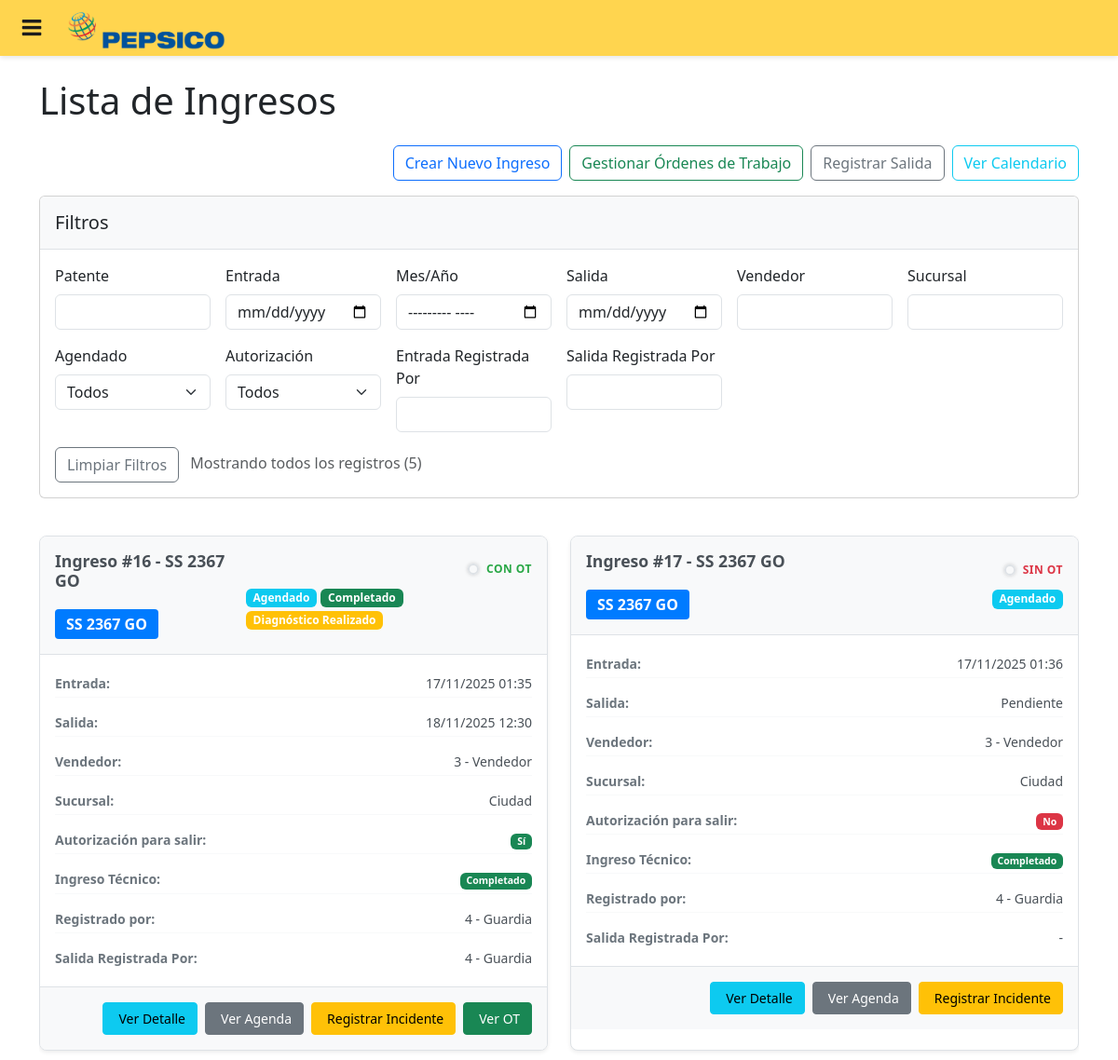
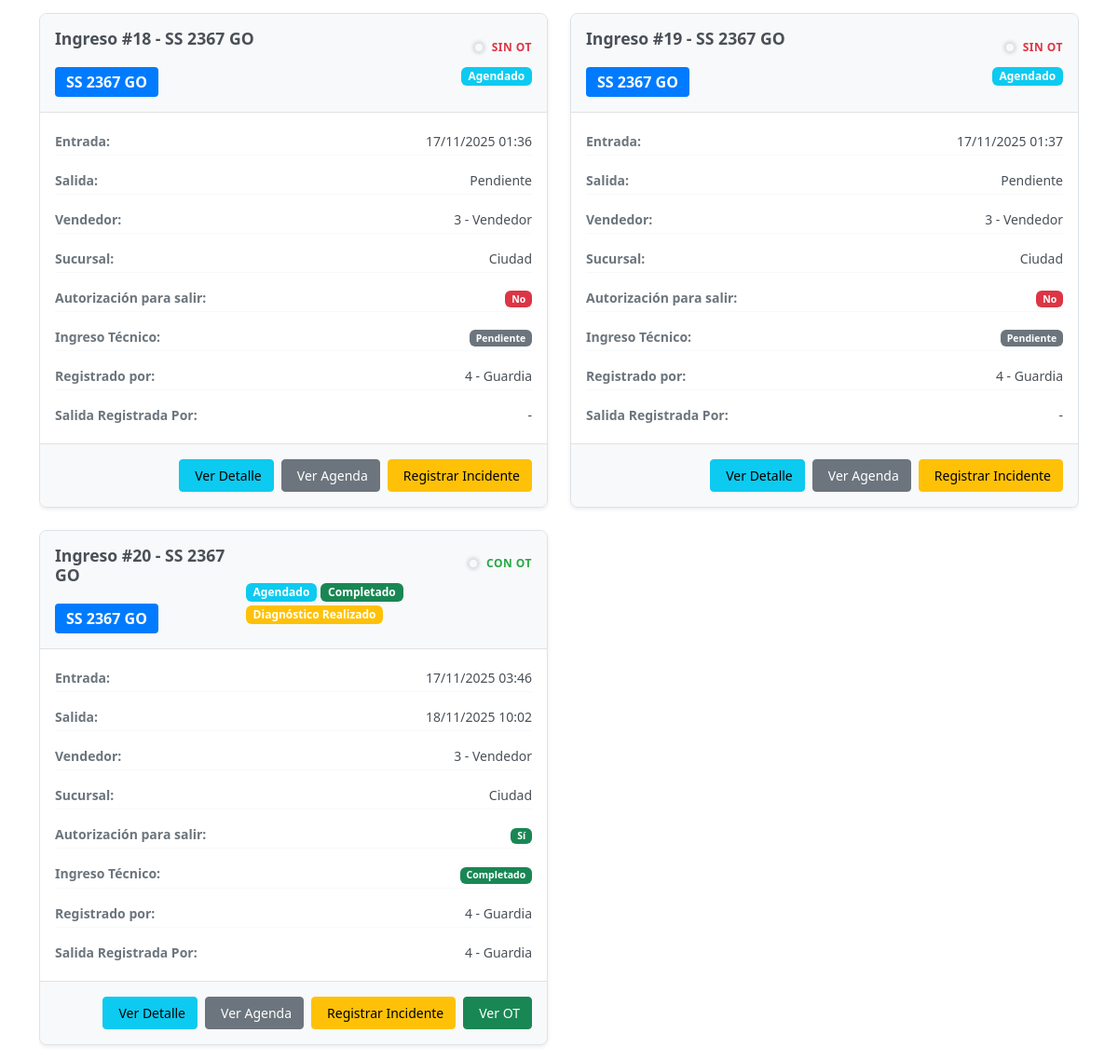
The page /ingresos/ on the database its author committed (2 pictures, top to bottom).
### documents/models.py (models this page shows, shortened)
class Ingreso(models.Model):
    id_ingreso = models.AutoField(primary_key=True)
    patent = models.ForeignKey(
        Vehicle, on_delete=models.CASCADE, db_column='patent')
    entry_datetime = models.DateTimeField()
    exit_datetime = models.DateTimeField(null=True, blank=True)
    chofer = models.ForeignKey(
        FlotaUser, on_delete=models.CASCADE, db_column='chofer_id')
    observations = models.TextField(null=True, blank=True)
    authorization = models.BooleanField()
    entry_registered_by = models.ForeignKey(
        FlotaUser, on_delete=models.SET_NULL, db_column='entry_registered_by_id', null=True, blank=True, related_name='entry_registered_ingresos')
    exit_registered_by = models.ForeignKey(
        FlotaUser, on_delete=models.SET_NULL, db_column='exit_registered_by_id', null=True, blank=True, related_name='exit_registered_ingresos')
    schedule = models.ForeignKey(
        MaintenanceSchedule, on_delete=models.SET_NULL, null=True, blank=True, related_name='ingresos')
    es_ingreso_tecnico = models.BooleanField(default=False, verbose_name='Es ingreso técnico')
    class Meta:
        db_table = 'Ingresos'

class Vehicle(models.Model):
    patent = models.CharField(max_length=10, primary_key=True)
    equipment = models.ForeignKey(
        SAPEquipment, on_delete=models.CASCADE, db_column='equipment_id')
    ceco = models.ForeignKey(
        CECO, on_delete=models.CASCADE, db_column='ceco_id')
    brand = models.CharField(max_length=50)
    model = models.CharField(max_length=50)
    year = models.IntegerField()
    age = models.IntegerField()
    useful_life = models.IntegerField()
    mileage = models.IntegerField(null=True, blank=True)
    site = models.ForeignKey(
        Site, on_delete=models.CASCADE, db_column='site_id')
    operational = models.BooleanField()
    backup = models.BooleanField()
    out_of_service = models.BooleanField()
    type = models.ForeignKey(
        VehicleType, on_delete=models.CASCADE, db_column='type_id')
    plan = models.BooleanField()
    sinister = models.BooleanField()
    observations = models.TextField()
    compliance = models.CharField(max_length=50)
    tct = models.CharField(max_length=50, null=True, blank=True)
    geotab_confirm = models.BooleanField()
    auction = models.BooleanField()
    status = models.ForeignKey(
        VehicleStatus, on_delete=models.SET_NULL, db_column='status_id', null=True, blank=True)
    def __str__(self):
        return self.patent
    class Meta:
        db_table = 'Vehicles'

class FlotaUser(models.Model):
    id_user = models.AutoField(primary_key=True)
    user = models.OneToOneField(User, on_delete=models.CASCADE, related_name='flotauser')
    name = models.CharField(max_length=100)
    role = models.ForeignKey(
        Role, on_delete=models.CASCADE, db_column='role_id')
    patent = models.ForeignKey(
        Vehicle, on_delete=models.CASCADE, db_column='patent')
    status = models.ForeignKey(
        UserStatus, on_delete=models.CASCADE, db_column='status_id')
    observations = models.TextField()
    gpid = models.CharField(max_length=20)
    def __str__(self):
        return f"{self.id_user} - {self.name}"
    class Meta:
        db_table = 'FlotaUsers'

class Site(models.Model):
    id_site = models.AutoField(primary_key=True)
    name = models.CharField(max_length=100)
    patent_count = models.IntegerField()
    class Meta:
        db_table = 'Sites'

### agenda/views.py (the view)
# urls.py: path('ingresos/', views.ingresos_list, name='ingresos_list'),
def ingresos_list(request):
    ingresos = Ingreso.objects.select_related(
        'patent', 'patent__site', 'entry_registered_by', 'exit_registered_by', 'schedule'
    ).prefetch_related('work_orders', 'diagnostics').all()
    return render(request, 'agenda/ingresos_list.html', {'ingresos': ingresos})

### agenda/templates/agenda/ingresos_list.html (shortened to what this page needs)
{% extends 'base.html' %}
{% load static %}
{% block static %}
<link rel="stylesheet" href="{% static 'agenda/css/ingresos_list.css' %}">
{% endblock %}
{% block content %}
<div class="container mt-4">
  <h1 class="mb-4">Lista de Ingresos</h1>
  <div class="d-flex justify-content-end gap-2 mb-3">
    <a href="{% url 'ingreso_create_select' %}" class="btn btn-outline-primary">Crear Nuevo Ingreso</a>
    <a href="{% url 'orden_trabajo_list' %}" class="btn btn-outline-success">
       Gestionar Órdenes de Trabajo
    </a>
    <a href="{% url 'registrar_salida' %}" class="btn btn-outline-secondary">Registrar Salida</a>
    <a href="{% url 'calendario' %}" class="btn btn-outline-info">Ver Calendario</a>
  </div>
  <div class="card mb-4">
    <div class="card-header">
      <h5 class="mb-0">Filtros</h5>
    </div>
    <div class="card-body">
      <div class="row g-3">
        <div class="col-md-2">
          <label for="filter-patent" class="form-label">Patente</label>
          <input type="text" class="form-control filter-input" id="filter-patent" data-column="1">
        </div>
        <div class="col-md-2">
          <label for="filter-entry" class="form-label">Entrada</label>
          <input type="date" class="form-control" id="filter-entry">
        </div>
        <div class="col-md-2">
          <label for="filter-month-year" class="form-label">Mes/Año</label>
          <input type="month" class="form-control" id="filter-month-year">
        </div>
        <div class="col-md-2">
          <label for="filter-exit" class="form-label">Salida</label>
          <input type="date" class="form-control" id="filter-exit">
        </div>
        <div class="col-md-2">
          <label for="filter-chofer" class="form-label">Vendedor</label>
          <input type="text" class="form-control filter-input" id="filter-chofer" data-column="5">
        </div>
        <div class="col-md-2">
          <label for="filter-sucursal" class="form-label">Sucursal</label>
          <input type="text" class="form-control filter-input" id="filter-sucursal" data-column="6">
        </div>
        <div class="col-md-2">
          <label for="filter-agendado" class="form-label">Agendado</label>
          <select class="form-select filter-input" id="filter-agendado" data-column="7">
            <option value="">Todos</option>
          </select>
        </div>
        <div class="col-md-2">
          <label for="filter-autorizacion" class="form-label">Autorización</label>
          <select class="form-select filter-input" id="filter-autorizacion" data-column="8">
            <option value="">Todos</option>
          </select>
        </div>
        <div class="col-md-2">
          <label for="filter-entry-registered" class="form-label">Entrada Registrada Por</label>
          <input type="text" class="form-control filter-input" id="filter-entry-registered" data-column="9">
        </div>
        <div class="col-md-2">
          <label for="filter-exit-registered" class="form-label">Salida Registrada Por</label>
          <input type="text" class="form-control filter-input" id="filter-exit-registered" data-column="10">
        </div>
        <div class="col-md-12">
          <button type="button" class="btn btn-outline-secondary me-2" id="clear-filters">Limpiar Filtros</button>
          <span class="text-muted" id="results-count"></span>
        </div>
      </div>
    </div>
  </div>
  <div class="table-responsive">
    <div class="ingresos-grid" id="ingresos-container">
      {% for ingreso in ingresos %}
      <div class="ingreso-card" data-ingreso-id="{{ ingreso.id_ingreso }}">
        <div class="card-header">
          <div class="card-title">
            <h5 class="mb-1">Ingreso #{{ ingreso.id_ingreso }} - {{ ingreso.patent }}</h5>
            <span class="patent-badge">{{ ingreso.patent }}</span>
          </div>
          <div class="card-indicators">
            <div class="ot-indicator">
              {% if ingreso.work_orders.exists %}
                <span class="ot-light ot-green"></span>
                <span class="ot-text">Con OT</span>
              {% else %}
                <span class="ot-light ot-red"></span>
                <span class="ot-text">Sin OT</span>
              {% endif %}
            </div>
            <div class="card-status">
              {% if ingreso.schedule %}
                <span class="badge bg-info">Agendado</span>
              {% else %}
                <span class="badge bg-secondary">Directo</span>
              {% endif %}
              {% if ingreso.exit_datetime %}
                <span class="badge bg-success">Completado</span>
              {% endif %}
              {% if ingreso.diagnostics.exists %}
                <span class="badge bg-warning">Diagnóstico Realizado</span>
              {% endif %}
            </div>
          </div>
        </div>
        <div class="card-body">
          <div class="ingreso-info">
            <div class="info-row">
              <span class="info-label">Entrada:</span>
              <span class="info-value">{{ ingreso.entry_datetime|date:"d/m/Y H:i" }}</span>
            </div>
            <div class="info-row">
              <span class="info-label">Salida:</span>
              <span class="info-value">{{ ingreso.exit_datetime|date:"d/m/Y H:i"|default:"Pendiente" }}</span>
            </div>
            <div class="info-row">
              <span class="info-label">Vendedor:</span>
              <span class="info-value">{{ ingreso.chofer|default:"-" }}</span>
            </div>
            <div class="info-row">
              <span class="info-label">Sucursal:</span>
              <span class="info-value">{{ ingreso.patent.site.name }}</span>
            </div>
            <div class="info-row">
              <span class="info-label">Autorización para salir:</span>
              <span class="info-value">
                {% if ingreso.authorization %}
                  <span class="badge bg-success">Sí</span>
                {% else %}
                  <span class="badge bg-danger">No</span>
                {% endif %}
              </span>
            </div>
            <div class="info-row">
              <span class="info-label">Ingreso Técnico:</span>
              <span class="info-value">
                {% if ingreso.es_ingreso_tecnico %}
                  <span class="badge bg-success"> Completado</span>
                {% else %}
                  <span class="badge bg-secondary">Pendiente</span>
                {% endif %}
              </span>
            </div>
            <div class="info-row">
              <span class="info-label">Registrado por:</span>
              <span class="info-value">{{ ingreso.entry_registered_by|default:"-" }}</span>
            </div>
            <div class="info-row">
              <span class="info-label">Salida Registrada Por:</span>
              <span class="info-value">{{ ingreso.exit_registered_by|default:"-" }}</span>
            </div>
          </div>
        </div>
        <div class="card-actions">
          <a href="{% url 'ingreso_detail' ingreso.id_ingreso %}" class="btn btn-sm btn-info">
             Ver Detalle
          </a>
          {% if ingreso.schedule %}
          <a href="{% url 'schedule_detail' ingreso.schedule.id_schedule %}" class="btn btn-sm btn-secondary">
             Ver Agenda
          </a>
          {% endif %}
          <a href="{% url 'incidents:guardia_report_incident' %}?patent={{ ingreso.patent }}&ingreso_id={{ ingreso.id_ingreso }}" class="btn btn-sm btn-warning">
             Registrar Incidente
          </a>
          {% if ingreso.work_orders.exists %}
            <a href="{% url 'orden_trabajo_detail' ingreso.work_orders.first.id_work_order %}" class="btn btn-sm btn-success">
               Ver OT
            </a>
          {% endif %}
        </div>
      </div>
      {% endfor %}
    </div>
  </div>
</div>
{% endblock %}

### documents/static/documents/Css/pag-inicio.css (style rules this page uses)
* { box-sizing: border-box; }
body { margin: 0; background: #fff; position: relative; font-family: system-ui, Arial; padding-top: 3.75rem; }

### agenda/static/agenda/css/ingresos_list.css (style rules this page uses)
.ingresos-grid { display: grid; grid-template-columns: repeat(auto-fill, minmax(400px, 1fr)); gap: 1.5rem; padding: 1rem 0; }
.ingreso-card { background: white; border: 1px solid #dee2e6; border-radius: 0.5rem; box-shadow: 0 0.125rem 0.25rem rgba(0, 0, 0, 0.075); transition: box-shadow 0.15s ease-in-out, transform 0.15s ease-in-out; overflow: hidden; }
.card-header { background-color: #f8f9fa; border-bottom: 1px solid #dee2e6; padding: 1rem; display: flex; justify-content: space-between; align-items: center; }
.card-title { display: flex; flex-direction: column; gap: 0.5rem; }
.card-title h5 { margin: 0; color: #495057; font-size: 1.1rem; font-weight: 600; }
.patent-badge { background-color: #007bff; color: white; padding: 0.25rem 0.75rem; border-radius: 0.25rem; font-size: 1rem; font-weight: 600; align-self: flex-start; margin-top: 0.5rem; display: inline-block; }
.card-indicators { display: flex; flex-direction: column; align-items: flex-end; gap: 0.5rem; }
.ot-indicator { display: flex; align-items: center; gap: 0.5rem; }
.ot-light { width: 12px; height: 12px; border-radius: 50%; border: 2px solid #dee2e6; display: inline-block; box-shadow: 0 0 4px rgba(0, 0, 0, 0.2); }
.ot-text { font-size: 0.75rem; font-weight: 600; text-transform: uppercase; letter-spacing: 0.5px; }
.ot-green + .ot-text { color: #28a745; }
.ot-red + .ot-text { color: #dc3545; }
.card-body { padding: 1rem; }
.ingreso-info { display: flex; flex-direction: column; gap: 0.75rem; }
.info-row { display: flex; justify-content: space-between; align-items: center; padding: 0.25rem 0; border-bottom: 1px solid #f8f9fa; }
.info-row:last-child { border-bottom: none; }
.info-label { font-weight: 600; color: #6c757d; font-size: 0.875rem; min-width: 120px; }
.info-value { color: #495057; font-size: 0.875rem; text-align: right; flex: 1; }
.card-actions { padding: 1rem; background-color: #f8f9fa; border-top: 1px solid #dee2e6; display: flex; flex-wrap: wrap; gap: 0.5rem; justify-content: flex-end; }
.card-actions .btn { padding: 0.375rem 0.75rem; font-size: 0.875rem; border-radius: 0.25rem; display: inline-flex; align-items: center; gap: 0.25rem; }

### rows shown on the page
Ingreso: id_ingreso "16", patent "SS 2367 GO", shows "CON OT", shows "Agendado", shows "Completado", shows "Diagnóstico Realizado", entry_datetime "17/11/2025 01:35", exit_datetime "18/11/2025 12:30", chofer "3 - Vendedor", patent.site.name "Ciudad", authorization "Sí", es_ingreso_tecnico "Completado", entry_registered_by "4 - Guardia", exit_registered_by "4 - Guardia", shows "Ver Agenda", shows "Ver OT"
Ingreso: id_ingreso "17", patent "SS 2367 GO", shows "SIN OT", shows "Agendado", entry_datetime "17/11/2025 01:36", exit_datetime "Pendiente", chofer "3 - Vendedor", patent.site.name "Ciudad", authorization "No", es_ingreso_tecnico "Completado", entry_registered_by "4 - Guardia", exit_registered_by "-", shows "Ver Agenda"
Ingreso: id_ingreso "18", patent "SS 2367 GO", shows "SIN OT", shows "Agendado", entry_datetime "17/11/2025 01:36", exit_datetime "Pendiente", chofer "3 - Vendedor", patent.site.name "Ciudad", authorization "No", es_ingreso_tecnico "Pendiente", entry_registered_by "4 - Guardia", exit_registered_by "-", shows "Ver Agenda"
Ingreso: id_ingreso "19", patent "SS 2367 GO", shows "SIN OT", shows "Agendado", entry_datetime "17/11/2025 01:37", exit_datetime "Pendiente", chofer "3 - Vendedor", patent.site.name "Ciudad", authorization "No", es_ingreso_tecnico "Pendiente", entry_registered_by "4 - Guardia", exit_registered_by "-", shows "Ver Agenda"
Ingreso: id_ingreso "20", patent "SS 2367 GO", shows "CON OT", shows "Agendado", shows "Completado", shows "Diagnóstico Realizado", entry_datetime "17/11/2025 03:46", exit_datetime "18/11/2025 10:02", chofer "3 - Vendedor", patent.site.name "Ciudad", authorization "Sí", es_ingreso_tecnico "Completado", entry_registered_by "4 - Guardia", exit_registered_by "4 - Guardia", shows "Ver Agenda", shows "Ver OT"
